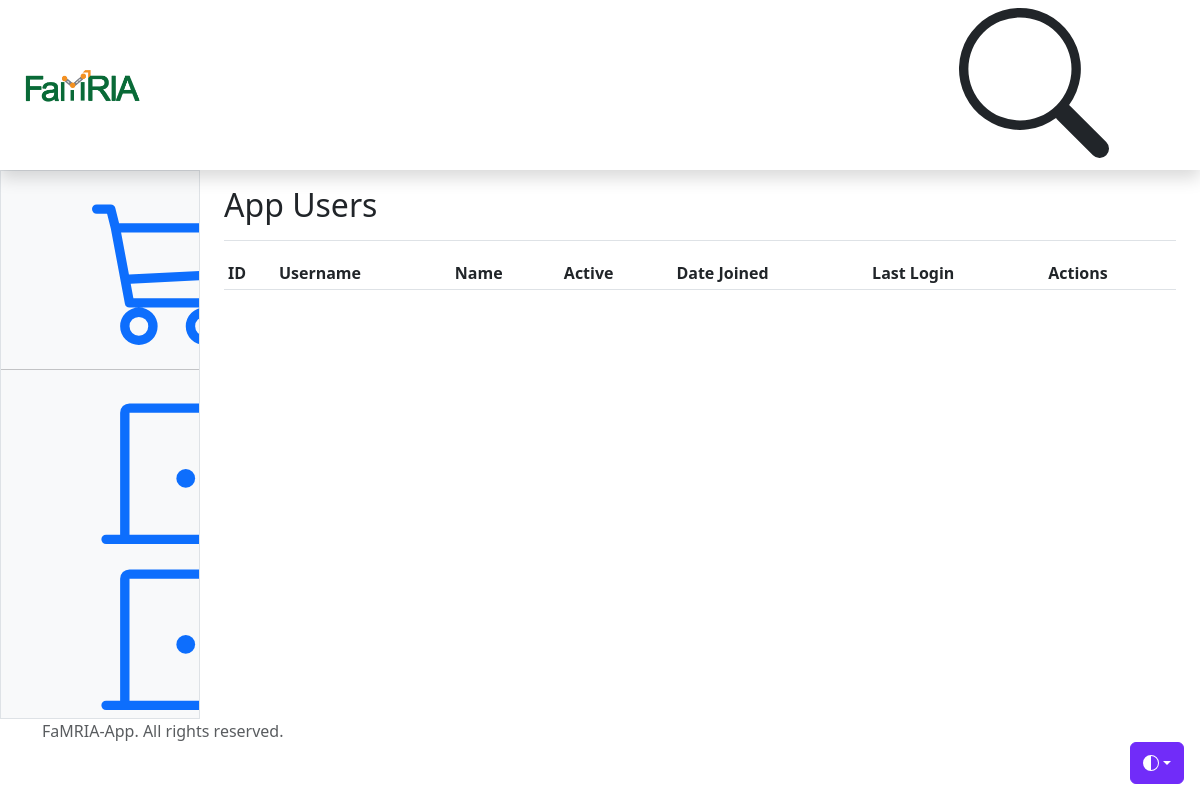
/users/, run on an earlier commit of the app's database.
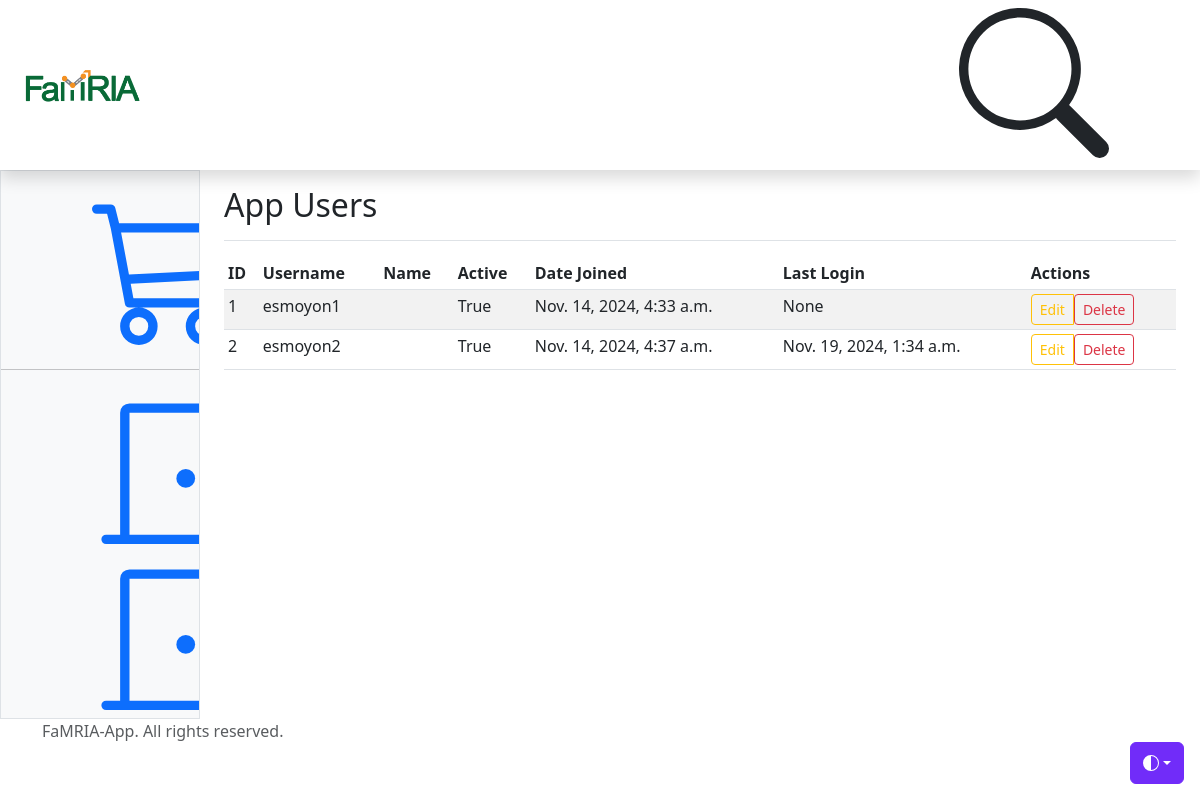
And on a later commit of the database.
### survey/models.py (models this page shows, shortened)
class UserProfile(models.Model):
    user = models.OneToOneField(User, on_delete=models.CASCADE, related_name='profile')
    bio = models.TextField(blank=True, null=True)
    phone_number = models.CharField(max_length=15, blank=True, null=True)
    location = models.CharField(max_length=255, blank=True, null=True)
    class Meta:
        verbose_name = _("User Profile")
        verbose_name_plural = _("User Profiles")
    def get_full_name(self):
        return f"{self.user.first_name} {self.user.last_name}".strip()

### survey/views.py (the view)
# urls.py: path('users/', users_list, name='users-list'),
def users_list(request):
    users = UserProfile.objects.all()
    return render(request, 'user/users_list.html', {"users": users})

### survey/templates/user/users_list.html (shortened to what this page needs)
{% extends "dashboard.html" %}
{% block main_content %}
    <div class="d-flex justify-content-between flex-wrap flex-md-nowrap align-items-center pt-3 pb-2 mb-3 border-bottom">
        <h1 class="h2">App Users</h1>
      </div>
      <table id="example" class="table table-striped table-sm" style="width:100%">
        <thead>
            <tr>
                <th>ID</th>
                <th>Username</th>
                <th>Name</th>
                <th>Active</th>
                <th>Date Joined</th>
                <th>Last Login</th>
                <th>Actions</th>
            </tr>
        </thead>
        <tbody>
            {% for u in users %}
                <tr>
                    <td>{{ u.id }}</td>
                    <td>{{ u.user.username }}</td>
                    <td>{{ u.get_full_name }}</td>
                    <td>{{ u.user.is_active }}</td>
                    <td>{{ u.user.date_joined }}</td>
                    <td>{{ u.user.last_login }}</td>
                    <td>
                        <div class="btn-group" role="group" aria-label="Basic outlined example">
                            <a href="{% url 'update-question' u.id %}" type="button" class="btn btn-sm btn-outline-warning">Edit</a>
                            <form action="{% url 'delete-question' u.id %}" method="post" style="display:inline;">
                                <button type="submit" class="btn btn-sm btn-outline-danger">Delete</button>
                            </form>
                        </div>
                    </td>
                </tr>
            {% endfor %}
        </tbody>
    </table>
{% endblock main_content %}

What changed in the data, as far as the page shows it:
added UserProfile: id "1", user.username "esmoyon1", user.is_active "True", user.date_joined "Nov. 14, 2024, 4:33 a.m.", user.last_login "None"
added UserProfile: id "2", user.username "esmoyon2", user.is_active "True", user.date_joined "Nov. 14, 2024, 4:37 a.m.", user.last_login "Nov. 19, 2024, 1:34 a.m."
